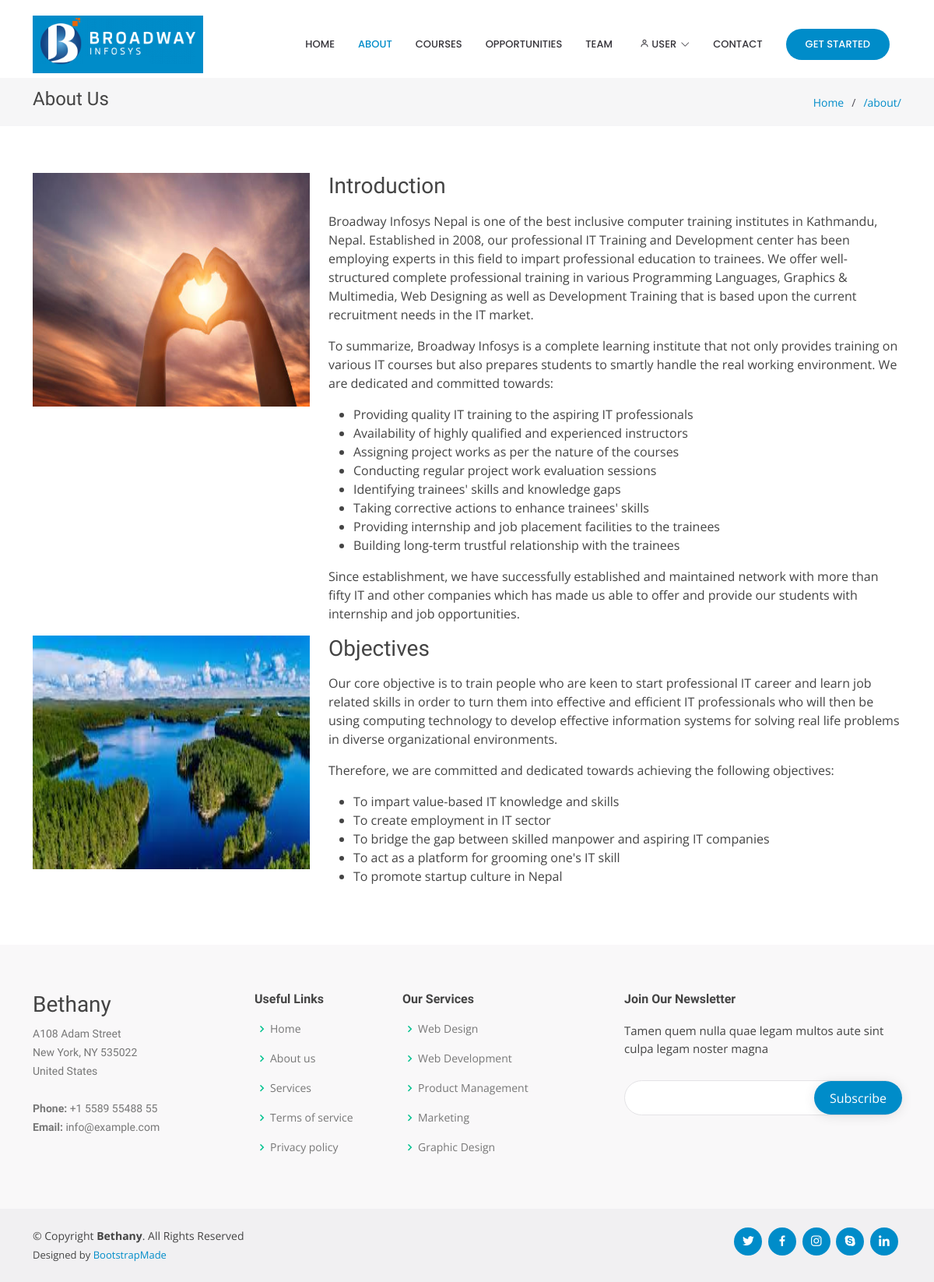
The page /about/ on the database its author committed.
### about/models.py (models this page shows, shortened)
class About(models.Model):
    title = models.CharField(max_length=256)
    details = RichTextUploadingField()
    image = models.ImageField(upload_to='about')

### about/views.py (the view)
# urls.py: path('', views.show_about)
def show_about(request):
    about = About.objects.all()
    return render(request, 'about.html', {'about': about, 'MEDIA_URL': MEDIA_URL})

### templates/about.html (shortened to what this page needs)
{% extends 'base.html' %}
{% load static %}
{% block content %}
    <main id="main">
        {% include 'bread.html' %}
        <section class="inner-page">
            <div class="container">
                {% for a in about %}
                    <div class="row">
                        <div class="col-sm-4">
                            <img src="{{ MEDIA_URL }}{{ a.image }}" alt=""
                                 style="height: 300px; width: 100%;"/>
                        </div>
                        <div class="col-sm-8">
                            <h3>{{ a.title }}</h3>
                            <p>
                                {{ a.details|safe }}
                            </p>
                        </div>
                    </div>
                {% endfor %}
            </div>
        </section>
    </main>
{% endblock %}

### static/assets/css/style.css (style rules this page uses)
body { font-family: "Open Sans", sans-serif; color: #444444; }
h1, h2, h3, h4, h5, h6 { font-family: "Raleway", sans-serif; }
section { padding: 60px 0; overflow: hidden; }

### rows shown on the page
About: image (picture), title "Introduction", details "Broadway Infosys Nepal is one of the best inclusive computer training institutes in Kathmandu, Nepal. Established in 2008, our professional IT Training and Development center has been employing experts in this field to impart professional education to trainees. We offer well-structured complete professional training in various Programming Languages, Graphics & Multimedia, Web Designing as well as Development Training that is based upon the current recruitment needs in the IT market. To summarize, Broadway Infosys is a complete learning institute that not only provides training on various IT courses but also prepares students to smartly handle the real working environment. We are dedicated…"
About: image (picture), title "Objectives", details "Our core objective is to train people who are keen to start professional IT career and learn job related skills in order to turn them into effective and efficient IT professionals who will then be using computing technology to develop effective information systems for solving real life problems in diverse organizational environments. Therefore, we are committed and dedicated towards achieving the following objectives: To impart value-based IT knowledge and skills To create employment in IT sector To bridge the gap between skilled manpower and aspiring IT companies To act as a platform for grooming one's IT skill To promote startup culture in Nepal"

### other values the page prints
{{ request.path }} "/about/"
